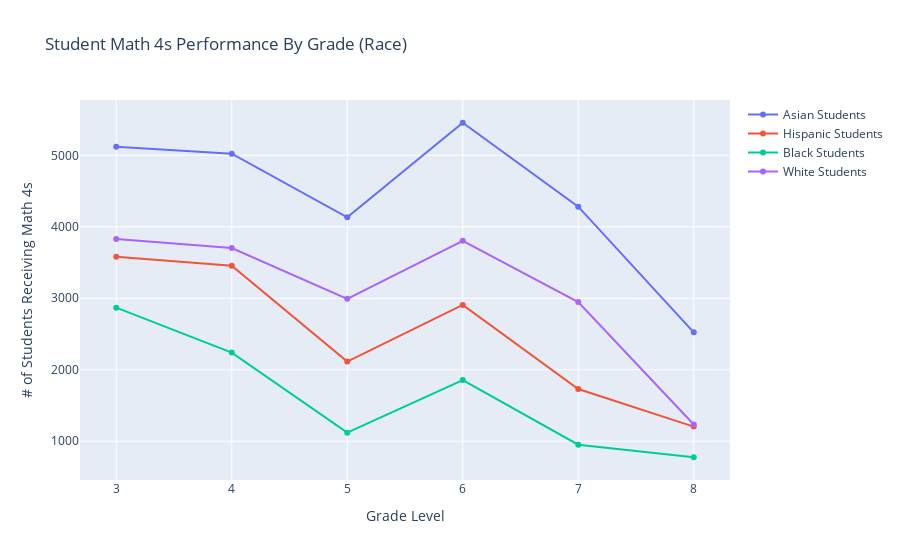

The cell this chart's notebook holds for it:
### Markdown cell above
## Maths Test Perfomance by Race

### Code cell
# Create the math scores for each race
asian_math = []
asian_math.append(sum(df['Grade 3 Math 4s - Asian or Pacific Islander']))
asian_math.append(sum(df['Grade 4 Math 4s - Asian or Pacific Islander']))
asian_math.append(sum(df['Grade 5 Math 4s - Asian or Pacific Islander']))
asian_math.append(sum(df['Grade 6 Math 4s - Asian or Pacific Islander']))
asian_math.append(sum(df['Grade 7 Math 4s - Asian or Pacific Islander']))
asian_math.append(sum(df['Grade 8 Math 4s - Asian or Pacific Islander']))

white_math = []
white_math.append(sum(df['Grade 3 Math 4s - White']))
white_math.append(sum(df['Grade 4 Math 4s - White']))
white_math.append(sum(df['Grade 5 Math 4s - White']))
white_math.append(sum(df['Grade 6 Math 4s - White']))
white_math.append(sum(df['Grade 7 Math 4s - White']))
white_math.append(sum(df['Grade 8 Math 4s - White']))

black_math = []
black_math.append(sum(df['Grade 3 Math 4s - Black or African American']))
black_math.append(sum(df['Grade 4 Math 4s - Black or African American']))
black_math.append(sum(df['Grade 5 Math 4s - Black or African American']))
black_math.append(sum(df['Grade 6 Math 4s - Black or African American']))
black_math.append(sum(df['Grade 7 Math 4s - Black or African American']))
black_math.append(sum(df['Grade 8 Math 4s - Black or African American']))

hispanic_math = []
hispanic_math.append(sum(df['Grade 3 Math 4s - Hispanic or Latino']))
hispanic_math.append(sum(df['Grade 4 Math 4s - Hispanic or Latino']))
hispanic_math.append(sum(df['Grade 5 Math 4s - Hispanic or Latino']))
hispanic_math.append(sum(df['Grade 6 Math 4s - Hispanic or Latino']))
hispanic_math.append(sum(df['Grade 7 Math 4s - Hispanic or Latino']))
hispanic_math.append(sum(df['Grade 8 Math 4s - Hispanic or Latino']))
# Create dataframe of math scores
race_mathscores = pd.DataFrame({'Asian Math':asian_math,'Black Math':black_math,'White Math':white_math, 'Hispanic Math':hispanic_math})
race_mathscores['Grade'] = [3,4,5,6,7,8]
# Create a trace
trace = go.Scatter(
    x = race_mathscores['Grade'],
    y = race_mathscores['Asian Math'],
    name = 'Asian Students'
)

trace2 = go.Scatter(
    x = race_mathscores['Grade'],
    y = race_mathscores['Hispanic Math'],
    name = 'Hispanic Students'
)

trace3 = go.Scatter(
    x = race_mathscores['Grade'],
    y = race_mathscores['Black Math'],
    name = 'Black Students'
)

trace4 = go.Scatter(
    x = race_mathscores['Grade'],
    y = race_mathscores['White Math'],
    name = 'White Students'
)

layout= go.Layout(
    title= 'Student Math 4s Performance By Grade (Race)',
    xaxis= dict(
        title= 'Grade Level'
    ),
    yaxis=dict(
        title='# of Students Receiving Math 4s'
    )
)

data = [trace, trace2, trace3, trace4]

fig = go.Figure(data=data, layout=layout)
iplot(fig, filename='scatter_hover_labels')

### Figure 1 — Plotly figure (JSON) as saved in the notebook; plotly's stock layout.template omitted (floating-point values rounded to 4 significant figures)
{"data": [{"name": "Asian Students", "type": "scatter", "x": [3, 4, 5, 6, 7, 8], "y": [5121, 5024, 4133, 5456, 4282, 2524]}, {"name": "Hispanic Students", "type": "scatter", "x": [3, 4, 5, 6, 7, 8], "y": [3581, 3457, 2115, 2907, 1730, 1205]}, {"name": "Black Students", "type": "scatter", "x": [3, 4, 5, 6, 7, 8], "y": [2869, 2240, 1120, 1856, 951, 776]}, {"name": "White Students", "type": "scatter", "x": [3, 4, 5, 6, 7, 8], "y": [3829, 3704, 2992, 3804, 2947, 1235]}], "layout": {"title": {"text": "Student Math 4s Performance By Grade (Race)"}, "xaxis": {"title": {"text": "Grade Level"}}, "yaxis": {"title": {"text": "# of Students Receiving Math 4s"}}}}
